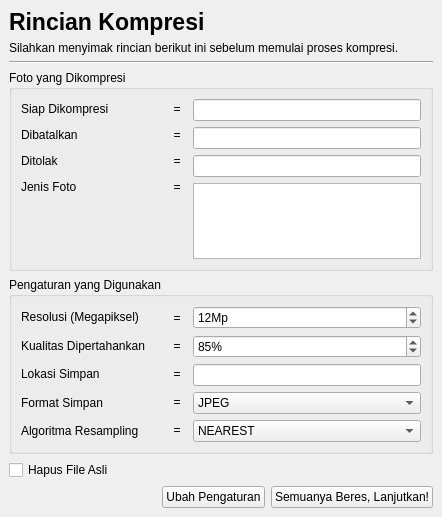
<?xml version="1.0" encoding="UTF-8"?>
<ui version="4.0">
 <class>MainWindow</class>
 <widget class="QMainWindow" name="MainWindow">
  <property name="geometry">
   <rect>
    <x>0</x>
    <y>0</y>
    <width>442</width>
    <height>517</height>
   </rect>
  </property>
  <property name="windowTitle">
   <string>MainWindow</string>
  </property>
  <widget class="QWidget" name="centralwidget">
   <layout class="QVBoxLayout" name="verticalLayout_10">
    <item>
     <widget class="QLabel" name="label">
      <property name="font">
       <font>
        <pointsize>17</pointsize>
        <bold>true</bold>
       </font>
      </property>
      <property name="text">
       <string>Rincian Kompresi</string>
      </property>
      <property name="alignment">
       <set>Qt::AlignmentFlag::AlignLeading|Qt::AlignmentFlag::AlignLeft|Qt::AlignmentFlag::AlignVCenter</set>
      </property>
     </widget>
    </item>
    <item>
     <widget class="QLabel" name="label_13">
      <property name="text">
       <string>&lt;html&gt;&lt;head/&gt;&lt;body&gt;&lt;p align=&quot;justify&quot;&gt;Silahkan menyimak rincian berikut ini sebelum memulai proses kompresi.&lt;/p&gt;&lt;/body&gt;&lt;/html&gt;</string>
      </property>
      <property name="wordWrap">
       <bool>true</bool>
      </property>
     </widget>
    </item>
    <item>
     <widget class="Line" name="line">
      <property name="orientation">
       <enum>Qt::Orientation::Horizontal</enum>
      </property>
     </widget>
    </item>
    <item>
     <widget class="QGroupBox" name="groupBox_2">
      <property name="title">
       <string>Foto yang Dikompresi</string>
      </property>
      <layout class="QVBoxLayout" name="verticalLayout_9">
       <item>
        <layout class="QHBoxLayout" name="horizontalLayout_4">
         <item>
          <layout class="QVBoxLayout" name="verticalLayout_8">
           <item>
            <layout class="QHBoxLayout" name="horizontalLayout_3">
             <item>
              <layout class="QVBoxLayout" name="verticalLayout_6">
               <item>
                <widget class="QLabel" name="label_14">
                 <property name="minimumSize">
                  <size>
                   <width>140</width>
                   <height>0</height>
                  </size>
                 </property>
                 <property name="maximumSize">
                  <size>
                   <width>140</width>
                   <height>16777215</height>
                  </size>
                 </property>
                 <property name="text">
                  <string>Siap Dikompresi</string>
                 </property>
                </widget>
               </item>
               <item>
                <widget class="QLabel" name="label_15">
                 <property name="minimumSize">
                  <size>
                   <width>140</width>
                   <height>0</height>
                  </size>
                 </property>
                 <property name="maximumSize">
                  <size>
                   <width>140</width>
                   <height>16777215</height>
                  </size>
                 </property>
                 <property name="text">
                  <string>Dibatalkan</string>
                 </property>
                </widget>
               </item>
               <item>
                <widget class="QLabel" name="label_16">
                 <property name="minimumSize">
                  <size>
                   <width>140</width>
                   <height>0</height>
                  </size>
                 </property>
                 <property name="maximumSize">
                  <size>
                   <width>140</width>
                   <height>16777215</height>
                  </size>
                 </property>
                 <property name="text">
                  <string>Ditolak</string>
                 </property>
                </widget>
               </item>
               <item>
                <widget class="QLabel" name="label_20">
                 <property name="minimumSize">
                  <size>
                   <width>140</width>
                   <height>0</height>
                  </size>
                 </property>
                 <property name="maximumSize">
                  <size>
                   <width>140</width>
                   <height>16777215</height>
                  </size>
                 </property>
                 <property name="text">
                  <string>Jenis Foto</string>
                 </property>
                </widget>
               </item>
              </layout>
             </item>
             <item>
              <layout class="QVBoxLayout" name="verticalLayout_7">
               <item>
                <widget class="QLabel" name="label_17">
                 <property name="minimumSize">
                  <size>
                   <width>20</width>
                   <height>20</height>
                  </size>
                 </property>
                 <property name="maximumSize">
                  <size>
                   <width>20</width>
                   <height>20</height>
                  </size>
                 </property>
                 <property name="text">
                  <string>=</string>
                 </property>
                 <property name="alignment">
                  <set>Qt::AlignmentFlag::AlignCenter</set>
                 </property>
                </widget>
               </item>
               <item>
                <widget class="QLabel" name="label_19">
                 <property name="minimumSize">
                  <size>
                   <width>20</width>
                   <height>20</height>
                  </size>
                 </property>
                 <property name="maximumSize">
                  <size>
                   <width>20</width>
                   <height>20</height>
                  </size>
                 </property>
                 <property name="text">
                  <string>=</string>
                 </property>
                 <property name="alignment">
                  <set>Qt::AlignmentFlag::AlignCenter</set>
                 </property>
                </widget>
               </item>
               <item>
                <widget class="QLabel" name="label_18">
                 <property name="minimumSize">
                  <size>
                   <width>20</width>
                   <height>20</height>
                  </size>
                 </property>
                 <property name="maximumSize">
                  <size>
                   <width>20</width>
                   <height>20</height>
                  </size>
                 </property>
                 <property name="text">
                  <string>=</string>
                 </property>
                 <property name="alignment">
                  <set>Qt::AlignmentFlag::AlignCenter</set>
                 </property>
                </widget>
               </item>
               <item>
                <widget class="QLabel" name="label_21">
                 <property name="minimumSize">
                  <size>
                   <width>20</width>
                   <height>20</height>
                  </size>
                 </property>
                 <property name="maximumSize">
                  <size>
                   <width>20</width>
                   <height>20</height>
                  </size>
                 </property>
                 <property name="text">
                  <string>=</string>
                 </property>
                 <property name="alignment">
                  <set>Qt::AlignmentFlag::AlignCenter</set>
                 </property>
                </widget>
               </item>
              </layout>
             </item>
            </layout>
           </item>
           <item>
            <spacer name="verticalSpacer_2">
             <property name="orientation">
              <enum>Qt::Orientation::Vertical</enum>
             </property>
             <property name="sizeHint" stdset="0">
              <size>
               <width>20</width>
               <height>40</height>
              </size>
             </property>
            </spacer>
           </item>
          </layout>
         </item>
         <item>
          <layout class="QVBoxLayout" name="verticalLayout_5">
           <item>
            <widget class="QLineEdit" name="readyCompress">
             <property name="toolTip">
              <string>Diset secara default. Ubah dengan menekan &quot;Pilih Folder&quot; atau drag-n-drop folder ke line edit.</string>
             </property>
             <property name="inputMask">
              <string/>
             </property>
             <property name="placeholderText">
              <string/>
             </property>
            </widget>
           </item>
           <item>
            <widget class="QLineEdit" name="cancelledPhoto">
             <property name="toolTip">
              <string>Diset secara default. Ubah dengan menekan &quot;Pilih Folder&quot; atau drag-n-drop folder ke line edit.</string>
             </property>
             <property name="inputMask">
              <string/>
             </property>
             <property name="placeholderText">
              <string/>
             </property>
            </widget>
           </item>
           <item>
            <widget class="QLineEdit" name="rejectedPhoto">
             <property name="toolTip">
              <string>Diset secara default. Ubah dengan menekan &quot;Pilih Folder&quot; atau drag-n-drop folder ke line edit.</string>
             </property>
             <property name="inputMask">
              <string/>
             </property>
             <property name="placeholderText">
              <string/>
             </property>
            </widget>
           </item>
           <item>
            <widget class="QTableView" name="photoCategory"/>
           </item>
          </layout>
         </item>
        </layout>
       </item>
      </layout>
     </widget>
    </item>
    <item>
     <widget class="QGroupBox" name="groupBox">
      <property name="title">
       <string>Pengaturan yang Digunakan</string>
      </property>
      <layout class="QVBoxLayout" name="verticalLayout_4">
       <item>
        <layout class="QHBoxLayout" name="horizontalLayout">
         <item>
          <layout class="QVBoxLayout" name="verticalLayout">
           <item>
            <widget class="QLabel" name="label_3">
             <property name="minimumSize">
              <size>
               <width>140</width>
               <height>0</height>
              </size>
             </property>
             <property name="maximumSize">
              <size>
               <width>140</width>
               <height>16777215</height>
              </size>
             </property>
             <property name="text">
              <string>Resolusi (Megapiksel)</string>
             </property>
            </widget>
           </item>
           <item>
            <widget class="QLabel" name="label_4">
             <property name="minimumSize">
              <size>
               <width>140</width>
               <height>0</height>
              </size>
             </property>
             <property name="maximumSize">
              <size>
               <width>140</width>
               <height>16777215</height>
              </size>
             </property>
             <property name="text">
              <string>Kualitas Dipertahankan</string>
             </property>
            </widget>
           </item>
           <item>
            <widget class="QLabel" name="label_8">
             <property name="minimumSize">
              <size>
               <width>140</width>
               <height>0</height>
              </size>
             </property>
             <property name="maximumSize">
              <size>
               <width>140</width>
               <height>16777215</height>
              </size>
             </property>
             <property name="text">
              <string>Lokasi Simpan</string>
             </property>
            </widget>
           </item>
           <item>
            <widget class="QLabel" name="label_9">
             <property name="minimumSize">
              <size>
               <width>140</width>
               <height>0</height>
              </size>
             </property>
             <property name="maximumSize">
              <size>
               <width>140</width>
               <height>16777215</height>
              </size>
             </property>
             <property name="text">
              <string>Format Simpan</string>
             </property>
            </widget>
           </item>
           <item>
            <widget class="QLabel" name="label_11">
             <property name="minimumSize">
              <size>
               <width>140</width>
               <height>0</height>
              </size>
             </property>
             <property name="maximumSize">
              <size>
               <width>140</width>
               <height>16777215</height>
              </size>
             </property>
             <property name="text">
              <string>Algoritma Resampling</string>
             </property>
            </widget>
           </item>
          </layout>
         </item>
         <item>
          <layout class="QVBoxLayout" name="verticalLayout_2">
           <item>
            <widget class="QLabel" name="label_5">
             <property name="minimumSize">
              <size>
               <width>20</width>
               <height>20</height>
              </size>
             </property>
             <property name="maximumSize">
              <size>
               <width>20</width>
               <height>20</height>
              </size>
             </property>
             <property name="text">
              <string>=</string>
             </property>
             <property name="alignment">
              <set>Qt::AlignmentFlag::AlignCenter</set>
             </property>
            </widget>
           </item>
           <item>
            <widget class="QLabel" name="label_6">
             <property name="minimumSize">
              <size>
               <width>20</width>
               <height>20</height>
              </size>
             </property>
             <property name="maximumSize">
              <size>
               <width>20</width>
               <height>20</height>
              </size>
             </property>
             <property name="text">
              <string>=</string>
             </property>
             <property name="alignment">
              <set>Qt::AlignmentFlag::AlignCenter</set>
             </property>
            </widget>
           </item>
           <item>
            <widget class="QLabel" name="label_7">
             <property name="minimumSize">
              <size>
               <width>20</width>
               <height>20</height>
              </size>
             </property>
             <property name="maximumSize">
              <size>
               <width>20</width>
               <height>20</height>
              </size>
             </property>
             <property name="text">
              <string>=</string>
             </property>
             <property name="alignment">
              <set>Qt::AlignmentFlag::AlignCenter</set>
             </property>
            </widget>
           </item>
           <item>
            <widget class="QLabel" name="label_10">
             <property name="minimumSize">
              <size>
               <width>20</width>
               <height>20</height>
              </size>
             </property>
             <property name="maximumSize">
              <size>
               <width>20</width>
               <height>20</height>
              </size>
             </property>
             <property name="text">
              <string>=</string>
             </property>
             <property name="alignment">
              <set>Qt::AlignmentFlag::AlignCenter</set>
             </property>
            </widget>
           </item>
           <item>
            <widget class="QLabel" name="label_12">
             <property name="minimumSize">
              <size>
               <width>20</width>
               <height>20</height>
              </size>
             </property>
             <property name="maximumSize">
              <size>
               <width>20</width>
               <height>20</height>
              </size>
             </property>
             <property name="text">
              <string>=</string>
             </property>
             <property name="alignment">
              <set>Qt::AlignmentFlag::AlignCenter</set>
             </property>
            </widget>
           </item>
          </layout>
         </item>
         <item>
          <layout class="QVBoxLayout" name="verticalLayout_3">
           <item>
            <widget class="QSpinBox" name="megaPixel">
             <property name="suffix">
              <string>Mp</string>
             </property>
             <property name="minimum">
              <number>1</number>
             </property>
             <property name="maximum">
              <number>200</number>
             </property>
             <property name="value">
              <number>12</number>
             </property>
            </widget>
           </item>
           <item>
            <widget class="QSpinBox" name="photoQuality">
             <property name="toolTip">
              <string>Semakin kecil kualitas, semakin blur gambar yang dihasilkan</string>
             </property>
             <property name="suffix">
              <string>%</string>
             </property>
             <property name="minimum">
              <number>1</number>
             </property>
             <property name="maximum">
              <number>100</number>
             </property>
             <property name="value">
              <number>85</number>
             </property>
            </widget>
           </item>
           <item>
            <widget class="QLineEdit" name="saveLocation">
             <property name="toolTip">
              <string>Diset secara default. Ubah dengan menekan &quot;Pilih Folder&quot; atau drag-n-drop folder ke line edit.</string>
             </property>
             <property name="inputMask">
              <string/>
             </property>
             <property name="placeholderText">
              <string/>
             </property>
            </widget>
           </item>
           <item>
            <widget class="QComboBox" name="saveFormat">
             <item>
              <property name="text">
               <string>JPEG</string>
              </property>
             </item>
             <item>
              <property name="text">
               <string>JPG</string>
              </property>
             </item>
             <item>
              <property name="text">
               <string>JPEG2000</string>
              </property>
             </item>
             <item>
              <property name="text">
               <string>PNG</string>
              </property>
             </item>
             <item>
              <property name="text">
               <string>HEIF</string>
              </property>
             </item>
             <item>
              <property name="text">
               <string>HEIC</string>
              </property>
             </item>
             <item>
              <property name="text">
               <string>WEBP</string>
              </property>
             </item>
             <item>
              <property name="text">
               <string>BMP</string>
              </property>
             </item>
             <item>
              <property name="text">
               <string>TIFF</string>
              </property>
             </item>
             <item>
              <property name="text">
               <string>ICO</string>
              </property>
             </item>
             <item>
              <property name="text">
               <string>AVIF</string>
              </property>
             </item>
            </widget>
           </item>
           <item>
            <widget class="QComboBox" name="resamplingAlgorithm">
             <property name="currentIndex">
              <number>0</number>
             </property>
             <item>
              <property name="text">
               <string>NEAREST</string>
              </property>
             </item>
             <item>
              <property name="text">
               <string>LANCZOS (Direkomendasikan)</string>
              </property>
             </item>
             <item>
              <property name="text">
               <string>BILINEAR</string>
              </property>
             </item>
             <item>
              <property name="text">
               <string>BICUBIC</string>
              </property>
             </item>
             <item>
              <property name="text">
               <string>BOX</string>
              </property>
             </item>
             <item>
              <property name="text">
               <string>HAMMING</string>
              </property>
             </item>
             <item>
              <property name="text">
               <string>MKS2013 (Rekomendasi Kedua)</string>
              </property>
             </item>
             <item>
              <property name="text">
               <string>MKS2021</string>
              </property>
             </item>
            </widget>
           </item>
          </layout>
         </item>
        </layout>
       </item>
      </layout>
     </widget>
    </item>
    <item>
     <widget class="QCheckBox" name="deleteOriginalFile">
      <property name="text">
       <string>Hapus File Asli</string>
      </property>
     </widget>
    </item>
    <item>
     <layout class="QHBoxLayout" name="horizontalLayout_2">
      <item>
       <spacer name="horizontalSpacer">
        <property name="orientation">
         <enum>Qt::Orientation::Horizontal</enum>
        </property>
        <property name="sizeHint" stdset="0">
         <size>
          <width>40</width>
          <height>20</height>
         </size>
        </property>
       </spacer>
      </item>
      <item>
       <widget class="QPushButton" name="changeSettings">
        <property name="text">
         <string>Ubah Pengaturan</string>
        </property>
       </widget>
      </item>
      <item>
       <widget class="QPushButton" name="continueCompression">
        <property name="text">
         <string>Semuanya Beres, Lanjutkan!</string>
        </property>
       </widget>
      </item>
     </layout>
    </item>
    <item>
     <spacer name="verticalSpacer">
      <property name="orientation">
       <enum>Qt::Orientation::Vertical</enum>
      </property>
      <property name="sizeHint" stdset="0">
       <size>
        <width>20</width>
        <height>13</height>
       </size>
      </property>
     </spacer>
    </item>
   </layout>
  </widget>
 </widget>
 <resources/>
 <connections/>
</ui>
